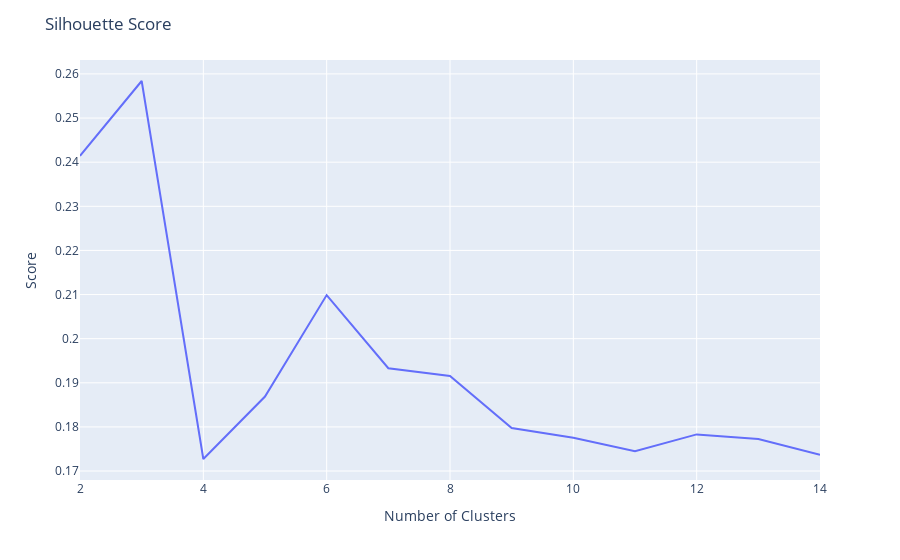

The cell this chart's notebook holds for it:
### Code cell
fig = px.line( x = n_cluster_list,y= sillhoute_scores)
fig.update_layout(
    title="Silhouette Score",
    xaxis_title="Number of Clusters",
    yaxis_title="Score",
)
fig.show()

### Figure 1 — Plotly figure (JSON) as saved in the notebook; plotly's stock layout.template omitted (floating-point values rounded to 4 significant figures)
{"data": [{"hovertemplate": "x=%{x}<br>y=%{y}<extra></extra>", "legendgroup": "", "line": {"color": "#636efa", "dash": "solid"}, "marker": {"symbol": "circle"}, "mode": "lines", "name": "", "orientation": "v", "showlegend": false, "type": "scatter", "x": [2, 3, 4, 5, 6, 7, 8, 9, 10, 11, 12, 13, 14], "xaxis": "x", "y": [0.2414, 0.2584, 0.1727, 0.1869, 0.2099, 0.1933, 0.1915, 0.1798, 0.1775, 0.1745, 0.1783, 0.1773, 0.1737], "yaxis": "y"}], "layout": {"legend": {"tracegroupgap": 0}, "margin": {"t": 60}, "title": {"text": "Silhouette Score"}, "xaxis": {"anchor": "y", "domain": [0, 1], "title": {"text": "Number of Clusters"}}, "yaxis": {"anchor": "x", "domain": [0, 1], "title": {"text": "Score"}}}}
